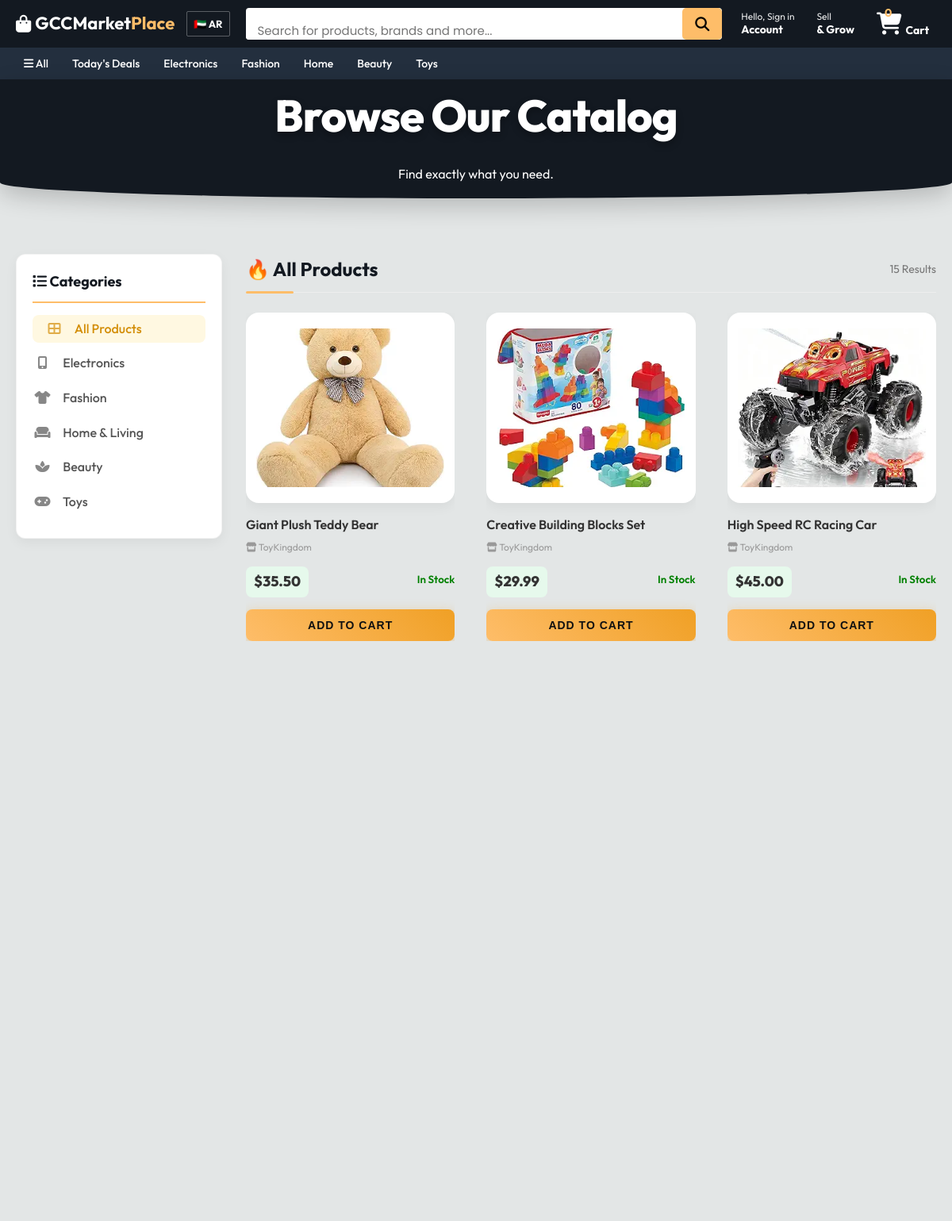
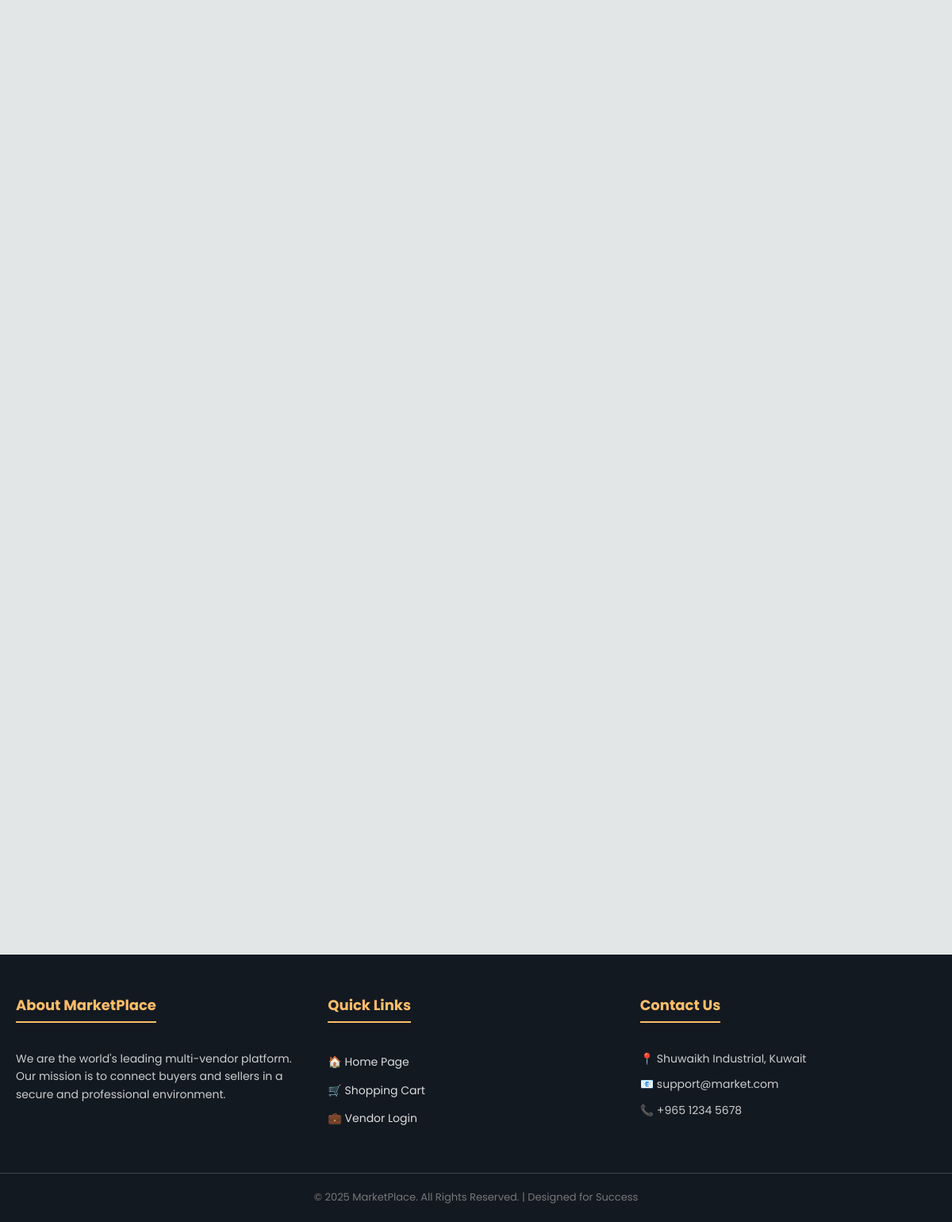
The page /shop.php on the database its author committed (2 pictures, top to bottom).
### tables this page shows
CREATE TABLE `products` (
  `id` int(11) NOT NULL,
  `title` varchar(100) DEFAULT NULL,
  `price` decimal(10,2) DEFAULT NULL,
  `image` varchar(255) DEFAULT NULL,
  `vendor_name` varchar(100) DEFAULT NULL,
  `vendor_id` int(11) DEFAULT NULL,
  `category` varchar(50) DEFAULT NULL,
  `description` text DEFAULT NULL,
  `stock` int(11) DEFAULT 1,
  `discount_price` decimal(10,2) DEFAULT 0.00
);

### includes/db.php (called while the page is built, shortened)
<?php
$curr_lang = $_SESSION['lang'];
$dir = ($curr_lang == 'ar') ? 'rtl' : 'ltr';
?>

### includes/languages/en.php (called while the page is built)
<?php
$lang = array(
    "search_placeholder" => "Search for products, brands and more...",
    "hello" => "Hello",
    "signin" => "Sign in",
    "returns" => "Returns",
    "orders" => "Orders",
    "account" => "Account",
    "signout" => "Sign Out",
    "seller_zone" => "Seller Zone",
    "dashboard" => "Dashboard",
    "exit" => "Exit",
    "sell" => "Sell",
    "grow" => "Grow",
    "cart" => "Cart",
    "all" => "All",
    "todays_deals" => "Today's Deals",
    "electronics" => "Electronics",
    "fashion" => "Fashion",
    "home" => "Home",
    "beauty" => "Beauty",
    "toys" => "Toys",
    "lang_text" => "English"
);
?>

### shop.php (the view, shortened to what this page needs)
<?php include 'includes/db.php'; ?>
<!DOCTYPE html>
<html>
<head>
    <link rel="stylesheet" href="assets/css/style.css">
    <link rel="stylesheet" href="https://cdnjs.cloudflare.com/ajax/libs/font-awesome/6.0.0/css/all.min.css">
</head>
<body>
    <?php include 'includes/menu.php'; ?>
    <div class="hero" style="height: 150px; padding: 20px; display:flex; align-items:center; justify-content:center; animation: none; background: var(--dark);">
        <div style="text-align:center;">
            <h1>Browse Our Catalog</h1>
            <p style="color:#ccc;">Find exactly what you need.</p>
        </div>
    </div>
    <div class="container main-layout">
        <div class="sidebar">
            <div class="category-box">
                <h3><i class="fas fa-list"></i> Categories</h3>
                <ul class="category-list">
                    <li><a href="shop.php" class="<?php echo !isset($_GET['cat']) ? 'active' : ''; ?>">
                        <i class="fas fa-th-large"></i> All Products
                    </a></li>
                    <li><a href="shop.php?cat=Electronics" class="<?php echo (isset($_GET['cat']) && $_GET['cat']=='Electronics') ? 'active' : ''; ?>">
                        <i class="fas fa-mobile-alt"></i> Electronics
                    </a></li>
                    <li><a href="shop.php?cat=Fashion" class="<?php echo (isset($_GET['cat']) && $_GET['cat']=='Fashion') ? 'active' : ''; ?>">
                        <i class="fas fa-tshirt"></i> Fashion
                    </a></li>
                    <li><a href="shop.php?cat=Home" class="<?php echo (isset($_GET['cat']) && $_GET['cat']=='Home') ? 'active' : ''; ?>">
                        <i class="fas fa-couch"></i> Home & Living
                    </a></li>
                    <li><a href="shop.php?cat=Beauty" class="<?php echo (isset($_GET['cat']) && $_GET['cat']=='Beauty') ? 'active' : ''; ?>">
                        <i class="fas fa-spa"></i> Beauty
                    </a></li>
                    <li><a href="shop.php?cat=Toys" class="<?php echo (isset($_GET['cat']) && $_GET['cat']=='Toys') ? 'active' : ''; ?>">
                        <i class="fas fa-gamepad"></i> Toys
                    </a></li>
                </ul>
            </div>
        </div>
        <div class="main-content">
            <div class="section-header">
                <?php
                if(isset($_GET['cat'])){
                    $cat_name = mysqli_real_escape_string($conn, $_GET['cat']);
                    echo "<h2 class='section-title'>Category: <span style='color:var(--primary)'>$cat_name</span></h2>";
                    $sql = "SELECT * FROM products WHERE category = '$cat_name' ORDER BY id DESC";
                } else {
                    echo "<h2 class='section-title'>🔥 All Products</h2>";
                    $sql = "SELECT * FROM products ORDER BY id DESC";
                }
                $result = mysqli_query($conn, $sql);
                $count = mysqli_num_rows($result);
                ?>
                <span style="color:#777; font-size:14px;"><?php echo $count; ?> Results</span>
            </div>
            <?php if($count > 0): ?>
                <div class="product-grid">
                    <?php while ($row = mysqli_fetch_array($result)) { ?>
                        <div class="card">
                            <a href="product_details.php?id=<?php echo $row['id']; ?>" style="text-decoration:none; color:inherit;">
                                <div class="card-img-container" style="height:240px; background:white; display:flex; align-items:center; justify-content:center;">
                                    <img src="uploads/<?php echo $row['image']; ?>" alt="<?php echo $row['title']; ?>" style="max-height:200px; max-width:90%;">
                                </div>
                                <div class="card-body">
                                    <h3 class="card-title" style="font-size:16px; margin-bottom:5px;"><?php echo $row['title']; ?></h3>
                                    <span class="card-vendor" style="font-size:12px; color:#999;">
                                        <i class="fas fa-store"></i> <?php echo $row['vendor_name']; ?>
                                    </span>
                                    <div style="display:flex; justify-content:space-between; align-items:center; margin-top:10px;">
                                        <div class="card-price" style="font-size:18px; color:#333;">$<?php echo $row['price']; ?></div>
                                        <?php if(isset($row['stock']) && $row['stock'] > 0): ?>
                                            <small style="color:green; font-weight:600;">In Stock</small>
                                        <?php else: ?>
                                            <small style="color:red; font-weight:600;">Out of Stock</small>
                                        <?php endif; ?>
                                    </div>
                                </div>
                            </a>
                            <div class="card-footer">
                                <form method="POST" action="cart.php">
                                    <?php if(isset($row['stock']) && $row['stock'] > 0): ?>
                                        <button type="submit" name="add_to_cart" class="btn-add" style="border-radius: 8px;">
                                            Add to Cart
                                        </button>
                                    <?php else: ?>
                                        <button type="button" class="btn-add" style="background:#eee; color:#999; cursor:not-allowed; border-radius: 8px;">Unavailable</button>
                                    <?php endif; ?>
                                </form>
                            </div>
                        </div>
                    <?php } ?>
                </div>
            <?php endif; ?>
        </div>
    </div>
    <?php include 'includes/footer.php'; ?>
</body>
</html>

### includes/menu.php (shortened to what this page needs)
<?php
include_once 'includes/db.php';
$cart_count = isset($_SESSION['cart']) ? count($_SESSION['cart']) : 0;
$user_display = $lang['signin'];
?>
<link rel="stylesheet" href="https://cdnjs.cloudflare.com/ajax/libs/font-awesome/6.4.0/css/all.min.css">
<nav class="navbar" dir="<?php echo $dir; ?>">
    <a href="index.php" class="nav-logo">
        <i class="fas fa-shopping-bag" style="margin:0 5px;"></i>GCCMarket<span>Place</span>
    </a>
    <?php if($curr_lang == 'en'): ?>
        <a href="?lang=ar" class="lang-switch">🇦🇪 AR</a>
    <?php else: ?>
        <a href="?lang=en" class="lang-switch">🇺🇸 EN</a>
    <?php endif; ?>
    <div class="nav-search">
        <form action="search.php" method="GET" style="display:flex; width:100%; height:100%;">
            <input type="text" name="q" placeholder="<?php echo $lang['search_placeholder']; ?>">
            <button type="submit"><i class="fas fa-search"></i></button>
        </form>
    </div>
    <div class="nav-tools">
        <?php if(isset($_SESSION['customer_id'])): ?>
            <a href="customer_orders.php" class="nav-item">
                <span class="nav-line-1"><?php echo $lang['hello']; ?>, <?php echo $user_display; ?></span>
                <span class="nav-line-2"><?php echo $lang['returns']; ?> & <?php echo $lang['orders']; ?></span>
            </a>
            <a href="customer_login.php?logout=true" class="nav-item">
                <span class="nav-line-1"><?php echo $lang['account']; ?></span>
                <span class="nav-line-2" style="color:#ff9999;"><?php echo $lang['signout']; ?></span>
            </a>
        <?php else: ?>
            <a href="customer_login.php" class="nav-item">
                <span class="nav-line-1"><?php echo $lang['hello']; ?>, <?php echo $lang['signin']; ?></span>
                <span class="nav-line-2"><?php echo $lang['account']; ?></span>
            </a>
            <a href="vendor_login.php" class="nav-item">
                <span class="nav-line-1"><?php echo $lang['sell']; ?></span>
                <span class="nav-line-2">& <?php echo $lang['grow']; ?></span>
            </a>
        <?php endif; ?>
        <a href="cart.php" class="nav-item nav-cart">
            <div class="cart-icon-box" style="position:relative; font-size:28px;">
                <i class="fas fa-shopping-cart"></i>
                <span class="cart-count"><?php echo $cart_count; ?></span>
            </div>
            <span class="cart-text nav-line-2" style="margin:0 5px;"><?php echo $lang['cart']; ?></span>
        </a>
    </div>
</nav>
<div class="sub-navbar" dir="<?php echo $dir; ?>">
    <a href="shop.php" class="sub-link"><i class="fas fa-bars"></i> <?php echo $lang['all']; ?></a>
    <a href="flash_sale.php" class="sub-link"><?php echo $lang['todays_deals']; ?></a>
    <a href="shop.php?cat=Electronics" class="sub-link"><?php echo $lang['electronics']; ?></a>
    <a href="shop.php?cat=Fashion" class="sub-link"><?php echo $lang['fashion']; ?></a>
    <a href="shop.php?cat=Home" class="sub-link"><?php echo $lang['home']; ?></a>
    <a href="shop.php?cat=Beauty" class="sub-link"><?php echo $lang['beauty']; ?></a>
    <a href="shop.php?cat=Toys" class="sub-link"><?php echo $lang['toys']; ?></a>
</div>

### includes/footer.php (shortened to what this page needs)
<footer class="site-footer">
    <div class="footer-container">
        <div class="footer-section">
            <h3>About MarketPlace</h3>
            <p>
                We are the world's leading multi-vendor platform.
                Our mission is to connect buyers and sellers in a secure
                and professional environment.
            </p>
        </div>
        <div class="footer-section">
            <h3>Quick Links</h3>
            <ul>
                <li><a href="index.php">🏠 Home Page</a></li>
                <li><a href="cart.php">🛒 Shopping Cart</a></li>
                <li><a href="vendor_login.php">💼 Vendor Login</a></li>
            </ul>
        </div>
        <div class="footer-section">
            <h3>Contact Us</h3>
            <ul style="color: #ccc; font-size: 14px;">
                <li>📍 Shuwaikh Industrial, Kuwait</li>
                <li>📧 support@market.com</li>
                <li>📞 +965 1234 5678</li>
            </ul>
        </div>
    </div>
    <div class="copyright-bar">
        &copy; <?php echo date("Y"); ?> MarketPlace. All Rights Reserved. | Designed for Success
    </div>
</footer>

### assets/css/style.css (style rules this page uses)
:root { --primary: #febd69; --dark: #131921; --green: #28a745; --red: #dc3545; --light: #f4f4f4; --white: #ffffff; }
body { font-family: 'Poppins', sans-serif; background-color: var(--light); color: #333; margin: 0; line-height: 1.6; overflow-x: hidden; }
.container { max-width: 1200px; margin: 0 auto; padding: 20px; }
h1, h2, h3 { margin-top: 0; color: #222; }
.hero { background: linear-gradient(-45deg, #1e3c72, #2a5298, #131921, #febd69); background-size: 400% 400%; animation: gradientBG 15s ease infinite; color: white; padding: 100px 20px; text-align: center; border-radius: 0 0 50% 50% / 20px; margin-bottom: 50px; box-shadow: 0 10px 30px rgba(0,0,0,0.2); }
.hero h1 { font-size: 3.5rem; font-weight: 800; text-shadow: 0 4px 10px rgba(0,0,0,0.3); margin-bottom: 10px; letter-spacing: -1px; }
.card { background: rgba(255, 255, 255, 0.9); border: 1px solid rgba(255, 255, 255, 0.3); border-radius: 16px; overflow: hidden; box-shadow: 0 10px 20px rgba(0,0,0,0.05); transition: all 0.4s cubic-bezier(0.175, 0.885, 0.32, 1.275); display: flex; flex-direction: column; justify-content: space-between; text-decoration: none; color: inherit; }
.card img { width: 100%; height: 250px; object-fit: cover; transition: 0.5s; }
.card-body { padding: 25px; }
.card-title { margin: 0; font-size: 18px; color: #333; font-weight: 600; white-space: nowrap; overflow: hidden; text-overflow: ellipsis; }
.card-vendor { font-size: 13px; color: #777; margin-bottom: 10px; display: block; }
.card-price { font-size: 24px; color: #28a745; font-weight: 800; background: #e6f9ec; display: inline-block; padding: 5px 10px; border-radius: 8px; margin-top: 5px; }
.card-footer { padding: 0 25px 25px 25px; }
button, .btn { display: inline-block; padding: 10px 20px; border: none; border-radius: 5px; cursor: pointer; font-size: 14px; font-weight: 600; text-decoration: none; transition: 0.3s; }
.btn-add { width: 100%; background: linear-gradient(45deg, #febd69, #f0a025); color: #111; border: none; padding: 12px; font-weight: 700; text-transform: uppercase; letter-spacing: 1px; border-radius: 50px; cursor: pointer; box-shadow: 0 4px 15px rgba(240, 160, 37, 0.4); transition: 0.3s; position: relative; overflow: hidden; }
input[type="text"], input[type="password"], input[type="number"], input[type="file"], select, textarea { width: 100%; padding: 12px; margin: 8px 0 20px 0; display: inline-block; border: 1px solid #ccc; border-radius: 8px; box-sizing: border-box; font-family: 'Poppins', sans-serif; transition: 0.3s; }
.sidebar h3 { font-size: 18px; color: var(--dark); }
.sidebar ul li a { text-decoration: none; color: #555; display: block; padding: 5px 0; transition:0.2s; }
.product-grid { display: grid; grid-template-columns: repeat(auto-fill, minmax(250px, 1fr)); gap: 30px; padding-bottom: 50px; }
.hero h1, .hero p { color: white !important; }
html { scroll-behavior: smooth; }
body { animation: pageFadeIn 0.8s ease-out; }
.reveal { opacity: 0; transform: translateY(30px); transition: all 0.8s ease-out; }
.reveal.active { opacity: 1; transform: translateY(0); }
button, .btn, .btn-add, .btn-primary { transition: all 0.2s cubic-bezier(0.25, 0.8, 0.25, 1); }
body { background-color: #e3e6e6; font-family: "Amazon Ember", Arial, sans-serif; overflow-x: hidden; }
a { text-decoration: none; color: inherit; }
body { margin: 0; padding: 0; box-sizing: border-box; }

### includes/footer.php (style rules this page uses)
.site-footer { background-color: #131921; color: white; padding: 50px 0 20px 0; font-family: 'Poppins', sans-serif; margin-top: 50px; }
.footer-container { max-width: 1200px; margin: auto; padding: 0 20px; display: flex; justify-content: space-between; flex-wrap: wrap; gap: 20px; }
.footer-section { flex: 1; min-width: 200px; }
.footer-section h3 { color: #febd69; font-size: 18px; margin-bottom: 20px; border-bottom: 2px solid #febd69; display: inline-block; padding-bottom: 5px; }
.footer-section p { font-size: 14px; color: #ccc; line-height: 1.6; }
.footer-section ul { list-style: none; padding: 0; }
.footer-section ul li { margin-bottom: 10px; }
.footer-section a { color: #ddd; text-decoration: none; font-size: 14px; transition: 0.3s; }
.copyright-bar { text-align: center; margin-top: 40px; padding-top: 20px; border-top: 1px solid #3a4553; font-size: 13px; color: #777; }

### rows shown on the page
products: image (picture), title "Giant Plush Teddy Bear", vendor_name "ToyKingdom", price "35.50", stock "In Stock"
products: image (picture), title "Creative Building Blocks Set", vendor_name "ToyKingdom", price "29.99", stock "In Stock"
products: image (picture), title "High Speed RC Racing Car", vendor_name "ToyKingdom", price "45.00", stock "In Stock"

### other values the page prints
$lang['hello'] "Hello"
$lang['signin'] "Sign in"
$lang['account'] "Account"
$lang['sell'] "Sell"
$lang['grow'] "Grow"
$cart_count "0"
$lang['cart'] "Cart"
$lang['all'] "All"
$lang['todays_deals'] "Today's Deals"
$lang['electronics'] "Electronics"
$lang['fashion'] "Fashion"
$lang['home'] "Home"
$lang['beauty'] "Beauty"
$lang['toys'] "Toys"
$count "15"
